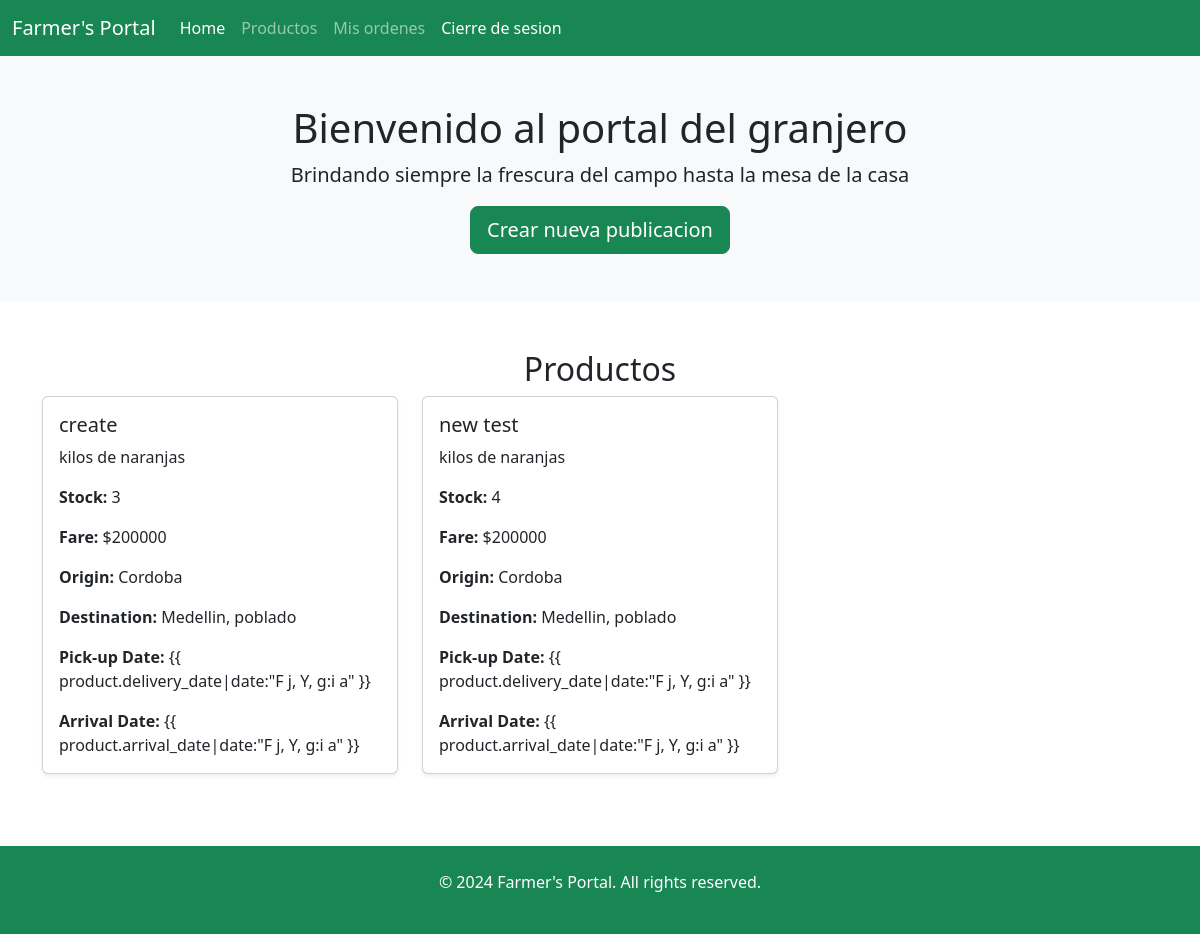
Page /Farmer/7/ on the committed database.
### pages/models.py (models this page shows)
class Post(models.Model):
    farmer = models.ForeignKey(Farmer, on_delete=models.CASCADE)
    name = models.CharField(max_length=50)
    stock = models.IntegerField()
    delivery_date = models.DateTimeField()
    description = models.CharField(max_length=100)
    fare = models.IntegerField()
    arrival_date = models.DateTimeField()
    Origin = models.CharField(max_length=50)
    Destination = models.CharField(max_length=50)

### pages/views.py (the view)
# urls.py: path("Farmer/<int:farmer_id>/",views.FarmerHomePageView.as_view(),name="Farmer"),
class FarmerHomePageView(View):
    template_name = 'FarmerHome.html'
    def __init__(self, farmer_data_access: FarmerDataAccessInterface = FarmerDataAccess()):
        self.farmer_data_access = farmer_data_access
    def get(self, request, farmer_id, *args, **kwargs):
        farm = self.farmer_data_access.get_farmer(farmer_id)
        products = self.farmer_data_access.get_products(farm)
        context = {
            'farmer': farm,
            'products': products,
        }
        return render(request, self.template_name, context)

### pages/utils.py (called while the page is built)
    def get_farmer(self, farmer_id):
        return get_object_or_404(Farmer, pk=farmer_id)

    def get_products(self, farmer):
        return Post.objects.filter(farmer=farmer)

### pages/templates/FarmerHome.html (shortened to what this page needs)
{% load i18n %}
<!DOCTYPE html>
<html lang="en">
<head>
    <link href="https://cdn.jsdelivr.net/npm/bootstrap@5.3.0-alpha1/dist/css/bootstrap.min.css" rel="stylesheet">
</head>
<body>
    <nav class="navbar navbar-expand-lg navbar-dark bg-success">
        <div class="container-fluid">
            <a class="navbar-brand" href="#">Farmer's Portal</a>
            <div class="collapse navbar-collapse" id="navbarNav">
                <ul class="navbar-nav">
                    <li class="nav-item">
                        <a class="nav-link active" aria-current="page" href="#">Home</a>
                    </li>
                    <li class="nav-item">
                        <a class="nav-link" href="#">{% trans "productos" %}</a>
                    </li>
                    <a class="nav-link" href="{% url 'farmer_my_orders' farmer.id %}">{% trans "mis ordenes" %}</a>
                    <a class="nav-link active" aria-current="page" href="{% url 'logout' %}">{% trans "cierre s" %}</a>
                </ul>
            </div>
        </div>
    </nav>
    <div class="container-fluid bg-light text-center py-5">
        <h1>{% trans "Bienvenidos al portal del granjero" %}</h1>
        <p class="lead">{% trans "brindando siempre la frescura del campo hasta la mesa de la casa" %}</p>
        <a href="{% url 'create_product' farmer.id %}" class="btn btn-success btn-lg">{% trans "crear nueva publicacion" %}</a>
    </div>
    <div class="container py-5">
        <h2 class="text-center">{% trans "Productos" %}</h2>
        <div class="row">
            {% for product in products %}
            <div class="col-lg-4 col-md-6 mb-4">
                <div class="card shadow-sm">
                    <div class="card-body">
                        <h5 class="card-title">{{ product.name }}</h5>
                        <p class="card-text">{{ product.description }}</p>
                        <p class="card-text"><strong>Stock:</strong> {{ product.stock }}</p>
                        <p class="card-text"><strong>Fare:</strong> ${{ product.fare }}</p>
                        <p class="card-text"><strong>Origin:</strong> {{ product.Origin }}</p>
                        <p class="card-text"><strong>Destination:</strong> {{ product.Destination }}</p>
                        <p class="card-text"><strong>Pick-up Date:</strong> {{ product.delivery_date|date:"F j, Y, g:i
                            a" }}</p>
                        <p class="card-text"><strong>Arrival Date:</strong> {{ product.arrival_date|date:"F j, Y, g:i a"
                            }}</p>
                    </div>
                </div>
            </div>
            {% empty %}
            <p>{% trans "no hay productos" %}</p>
            {% endfor %}
        </div>
    </div>
    <footer class="bg-success text-white text-center py-4">
        <p>&copy; 2024 Farmer's Portal. All rights reserved.</p>
    </footer>
</body>
</html>

### rows in the picture
Post: name "create", description "kilos de naranjas", stock "3", fare "200000", Origin "Cordoba", Destination "Medellin, poblado"
Post: name "new test", description "kilos de naranjas", stock "4", fare "200000", Origin "Cordoba", Destination "Medellin, poblado"
